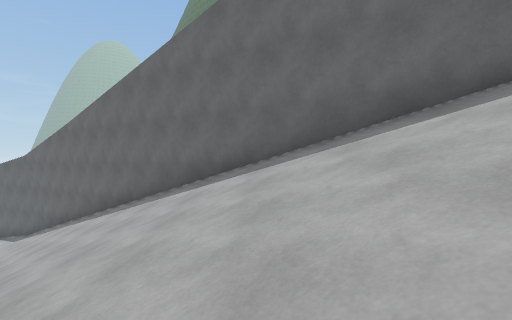
View 1 (above)

18 first-person views from a walk through a 3-D level made in the Unity game engine. The camera is 1.2 m above the floor, looks level and sees 85° across. The floor is counted in squares, 2 m on a side. Each view is taken from the middle of a square. On the plan, view 1 faces up. The plan holds only what a view shows up to about 9 squares ahead; the rest is blank. The place goes on beyond the plan. Some surface patterns are stand-ins.

View 2
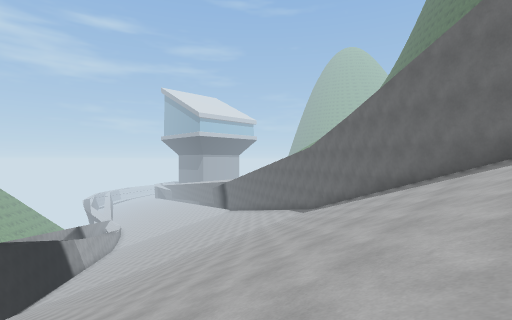

View 3
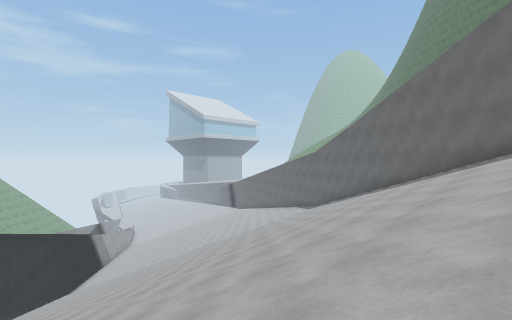

View 4
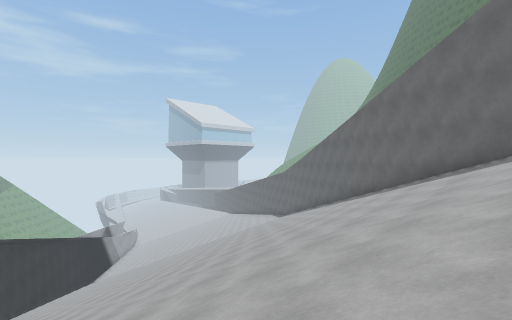

View 5
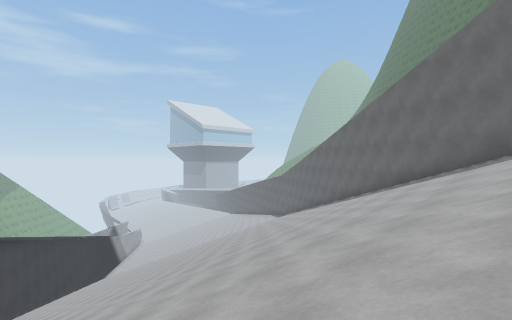

View 6
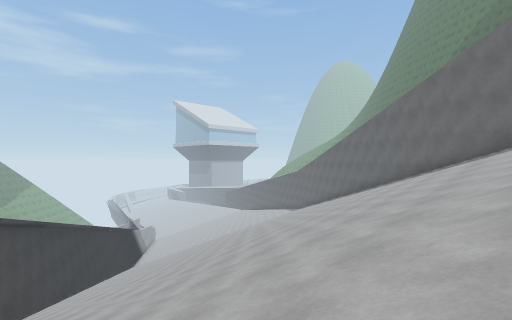

View 7
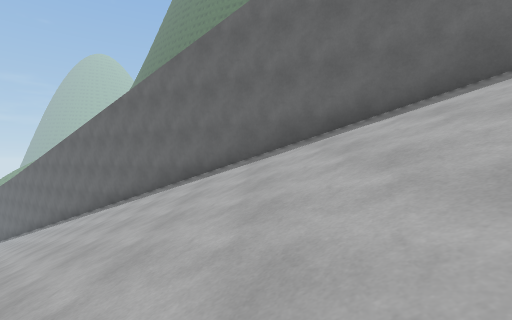

View 8
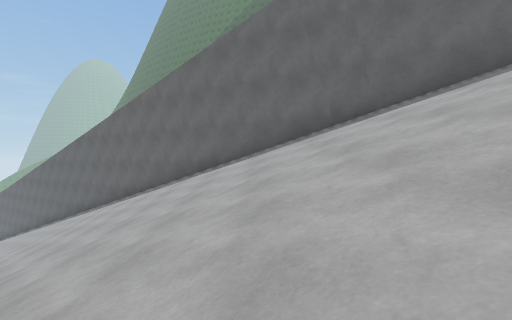

View 9
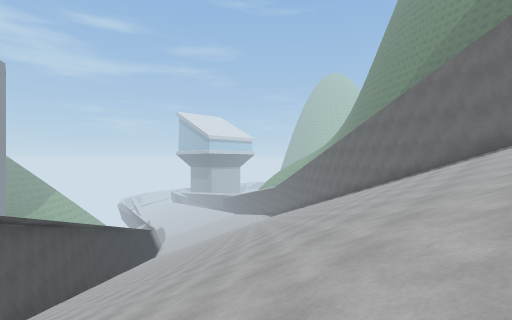

View 10
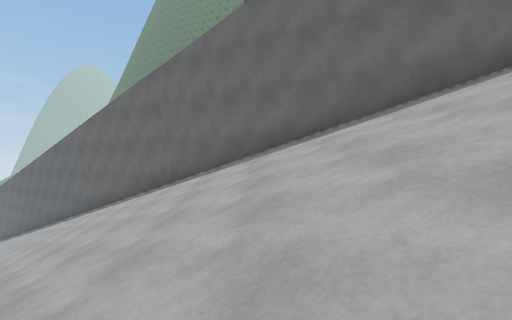

View 11
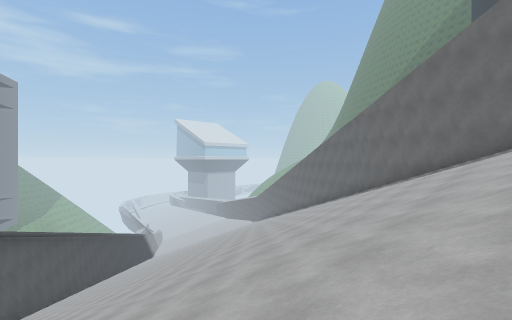

View 12
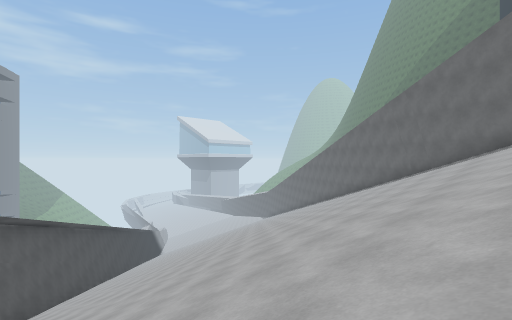

View 13
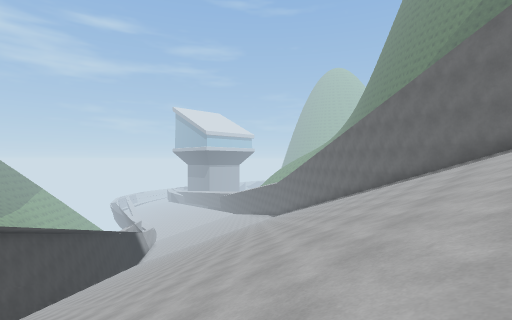

View 14
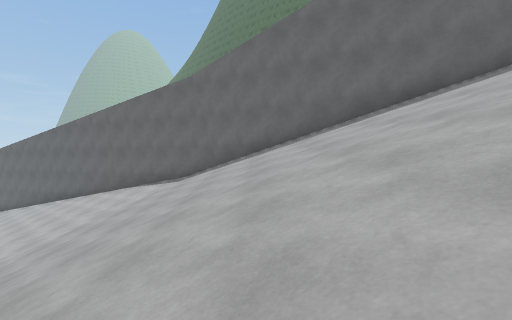

View 15
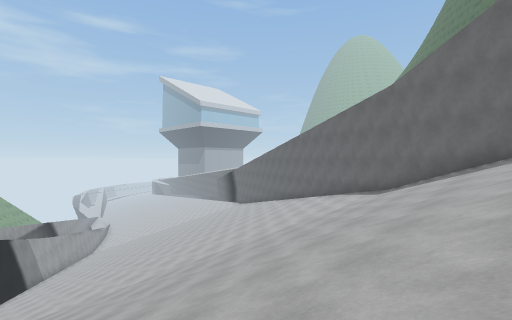

View 16
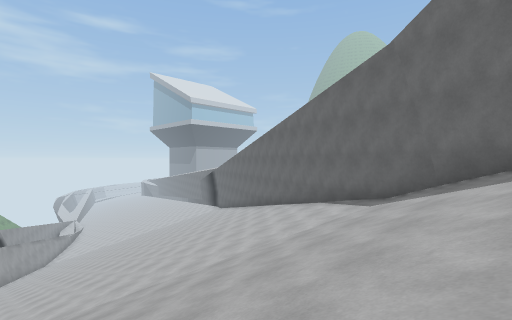

View 17
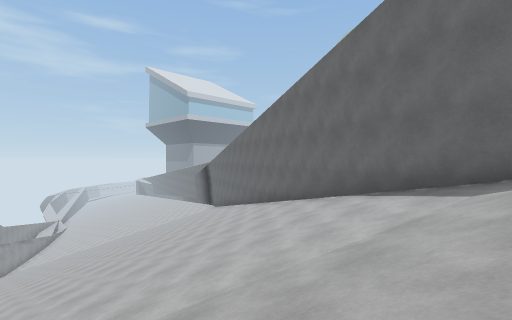

View 18
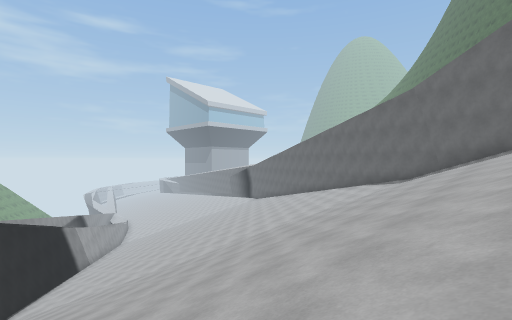

### Floor plan
Key: @ floor where view 1 was taken; # wall or solid block; / step, stairs or slope.
Columns run from 15 left of view 1 to 17 right of it. Each row starts with its distance up from view 1.
 14 ###
 13 //####
 12 /////###
 11 ///////##
 10 ////////###
  9 //////////##
  8 ///////////##
  7 ////////////###
  6 //////////////##
  5 ///////////////###
  4 /////////////////##
  3 //////////////////##
  2 ///////////////////###
  1 /////////////////////##
  0    ////////////@//////###
 -1     ////////////////////##
 -2     /////////////////////###
 -3         ///////////////////##
 -4         ////////////////////###
 -5          /////////////////////##
 -6          //////////////////////##
 -7         ##//////////////////////#
 -8          #   ////////////////////
 -9             #////////////////////
-10                  ////////////////
-11                 /////////////////
-12                ###///////////////
-13                 ## //////////////
-14                   ###////////////
-15                    ##         / /

Positions as (right, up) in squares from view 1, and headings:
1: (0, 0), facing up
2: (-1, -1), facing up-left
3: (0, -3), facing up-left
4: (4, -5), facing up-left
5: (5, -6), facing up-left
6: (5, -8), facing up-left
7: (7, -6), facing up
8: (10, -9), facing up
9: (12, -13), facing up-left
10: (14, -11), facing up
11: (17, -15), facing up-left
12: (15, -15), facing up-left
13: (9, -10), facing up-left
14: (-7, 2), facing up
15: (-6, 2), facing up-left
16: (-7, 5), facing up-left
17: (-9, 7), facing up-left
18: (-6, 0), facing up-left
